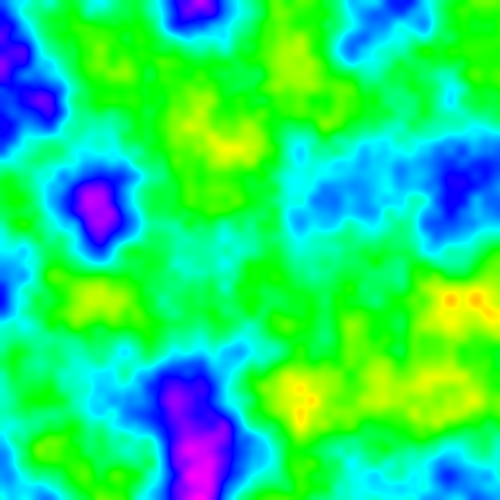
Frame 1 (no input)
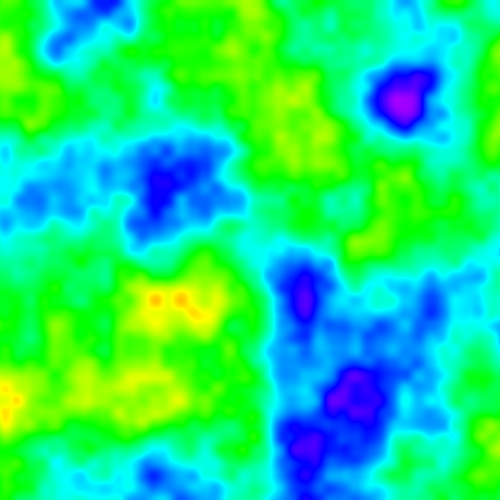
Frame 60 (the mouse pressed at the canvas centre just before this capture)
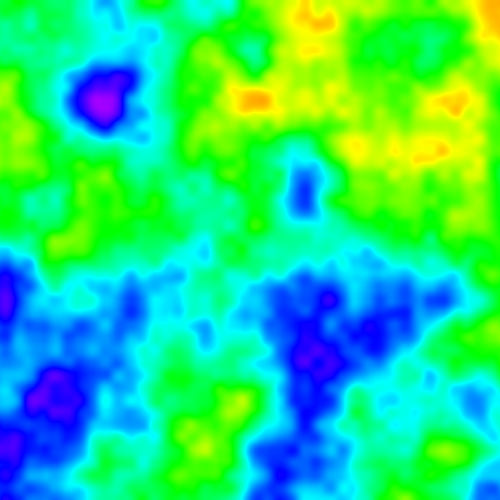
Frame 120 (the mouse held since frame 60 and released just before this capture)

The Processing sketch that drew these frames (run headless with seeded random() and noise(); from frame 60 on, the mouse is pressed at the canvas centre):

// Processing sketch: perlin2DAni
// ── perlin2DAni.pde
float init = 0.0;

void setup() {
  size(500,500);
}

void draw() {
  background(0);
  colorMode(HSB);
  loadPixels();
  
  float xoff = init;

  for (int x = 0; x < width; x++) {
    float yoff = 0.0;
    for (int y = 0; y < height; y++) {
      float bright = map(noise(xoff,yoff),0,1,0,255);
      pixels[x+y*width] = color(bright, 255, 255);
      yoff += 0.01;
    }
    xoff += 0.01;
  }
  updatePixels();
  init += 0.05;
}
